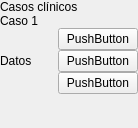
         <widget class="QWidget" name="scrollAreaWidgetContents">
          <property name="geometry">
           <rect>
            <x>0</x>
            <y>0</y>
            <width>138</width>
            <height>128</height>
           </rect>
          </property>
          <layout class="QGridLayout" name="gridLayout_7">
           <property name="leftMargin">
            <number>0</number>
           </property>
           <property name="topMargin">
            <number>0</number>
           </property>
           <property name="rightMargin">
            <number>0</number>
           </property>
           <property name="bottomMargin">
            <number>0</number>
           </property>
           <property name="spacing">
            <number>0</number>
           </property>
           <item row="2" column="0">
            <widget class="QWidget" name="widget_2" native="true">
             <property name="sizePolicy">
              <sizepolicy hsizetype="Preferred" vsizetype="Fixed">
               <horstretch>0</horstretch>
               <verstretch>0</verstretch>
              </sizepolicy>
             </property>
             <layout class="QGridLayout" name="gridLayout_6">
              <property name="leftMargin">
               <number>0</number>
              </property>
              <property name="topMargin">
               <number>0</number>
              </property>
              <property name="rightMargin">
               <number>0</number>
              </property>
              <property name="bottomMargin">
               <number>0</number>
              </property>
              <property name="spacing">
               <number>0</number>
              </property>
              <item row="0" column="0" colspan="2">
               <widget class="QLabel" name="label_2">
                <property name="text">
                 <string>Caso 1</string>
                </property>
               </widget>
              </item>
              <item row="1" column="0" rowspan="3">
               <widget class="QLabel" name="label_3">
                <property name="text">
                 <string>Datos</string>
                </property>
               </widget>
              </item>
              <item row="1" column="1">
               <widget class="QPushButton" name="pushButton_case_11">
                <property name="text">
                 <string>PushButton</string>
                </property>
                <attribute name="buttonGroup">
                 <string notr="true">buttonGroup</string>
                </attribute>
               </widget>
              </item>
              <item row="2" column="1">
               <widget class="QPushButton" name="pushButton_case_12">
                <property name="text">
                 <string>PushButton</string>
                </property>
                <attribute name="buttonGroup">
                 <string notr="true">buttonGroup</string>
                </attribute>
               </widget>
              </item>
              <item row="3" column="1">
               <widget class="QPushButton" name="pushButton_case_13">
                <property name="text">
                 <string>PushButton</string>
                </property>
                <attribute name="buttonGroup">
                 <string notr="true">buttonGroup</string>
                </attribute>
               </widget>
              </item>
             </layout>
            </widget>
           </item>
           <item row="1" column="0">
            <widget class="QLabel" name="label_case_title">
             <property name="sizePolicy">
              <sizepolicy hsizetype="Preferred" vsizetype="Fixed">
               <horstretch>0</horstretch>
               <verstretch>0</verstretch>
              </sizepolicy>
             </property>
             <property name="text">
              <string>Casos clínicos</string>
             </property>
            </widget>
           </item>
           <item row="3" column="0">
            <spacer name="verticalSpacer_3">
             <property name="orientation">
              <enum>Qt::Vertical</enum>
             </property>
             <property name="sizeHint" stdset="0">
              <size>
               <width>20</width>
               <height>40</height>
              </size>
             </property>
            </spacer>
           </item>
          </layout>
         </widget>
